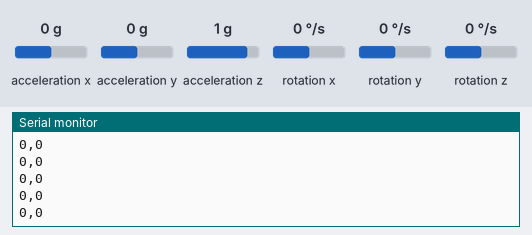
Bench run of a sketch on a simulated Arduino Uno, built with avr-gcc and run on an emulated ATmega328P. On the bench: the last lines printed to the serial monitor. The inputs (shaded band) are chosen by the test bench; at power-on: acceleration x 0 g, acceleration y 0 g, acceleration z 1 g, rotation x 0 °/s, rotation y 0 °/s, rotation z 0 °/s.

Above: at 1.2 s.
1.3 s: acceleration x set to -1.4 g
At 2.0 s:
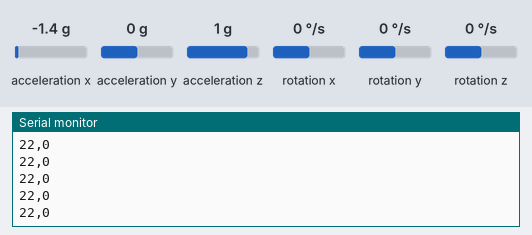
4.3 s: acceleration y set to -1.4 g
At 5.0 s:
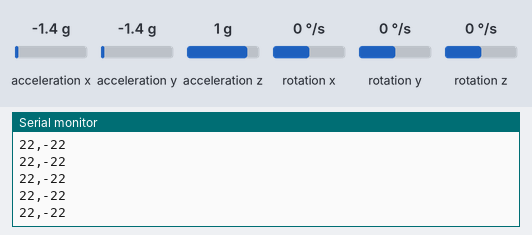
5.8 s: acceleration x set to -0.8 g
At 6.8 s:
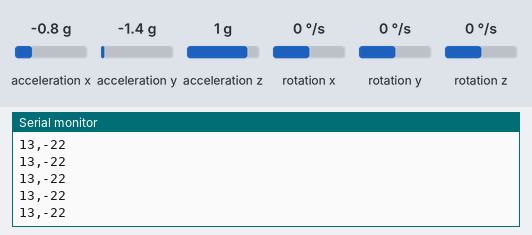
Timing chart, 0 to 8.8 s (numbered marks = the images above; inputs shaded):
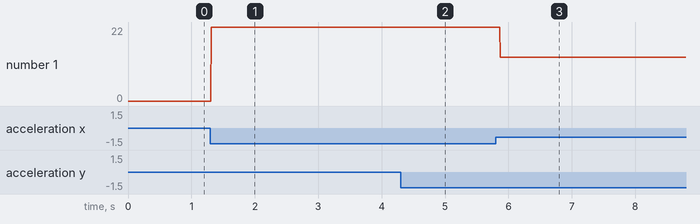

Measured:
- after the input at 1.3 s, the serial monitor: prints a new line at once (image 1)
- after the input at 4.3 s, the serial monitor: prints a new line after 0.07 s (image 2)
- after the input at 5.8 s, the serial monitor: prints a new line after 0.07 s (image 3)
- plotted number 1: 0 → 22 after the input at 1.3 s, 22 → 13 after the input at 5.8 s

The sketch:

CARRO_MAESTRO_B.ino
```cpp
#include <MPU6050.h>//Libreria acelerometro
#include <SoftwareSerial.h>
SoftwareSerial mySerial(10, 11); // TX, RX
MPU6050 mpu;        //declaramos el sensor
int16_t ax, ay, az, gx, gy, gz; //variables del sensor

void setup()
{
  Serial.begin(9600);
  mySerial.begin(9600);
  mpu.initialize();   //Iniciamos acelerometro
if (!mpu.testConnection()) { while (1); }
  }

void loop()
{
     mpu.getMotion6(&ax, &ay, &az, &gx, &gy, &gz); //obtenemos variables del sensor
 ax=-(ax/1000);    //ariba - abajo mapear monitor
 ay=(ay/1000);    //izquierda - derecha mapear monitor
 Serial.print(ax);
 Serial.print(",");
 Serial.println(ay);
    //ADELANTE
    if(ax<=-4 && ay>=-3 && ay<=3)
    {mySerial.write('1');}

    //ATRAS
      if(ax>=4 && ay>=-3 && ay<=3)
     { mySerial.write('2');}

     //DETE
      if(ax>=-3 && ax<=3 && ay>=-3 && ay<=3)
     {mySerial.write('5');}

//    //IZQUIERDA
    if(ay<=-4 && ax>=-3 && ax<=3)
     {mySerial.write('4'); }
//
//    //DERECHA
      if(ay>=4 && ax>=-3 && ax<=3)
     {mySerial.write('3');}


}
```
